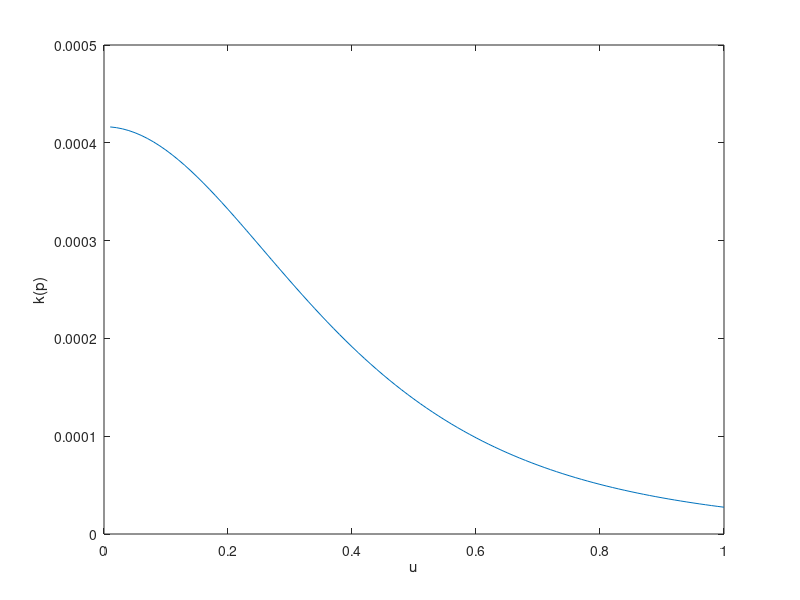

The MATLAB script that drew this image:
clear
clc

a = 70;
b = 50;

u = [0:0.01:1];

v = (4*(b^2).*(u.^2))./((1+4*u.^2)*(a^2).*(u.^2).*((a^2)+4.*(b^2).*(u.^2)))

plot(u, v)
xlabel('u')
ylabel('k(p)')